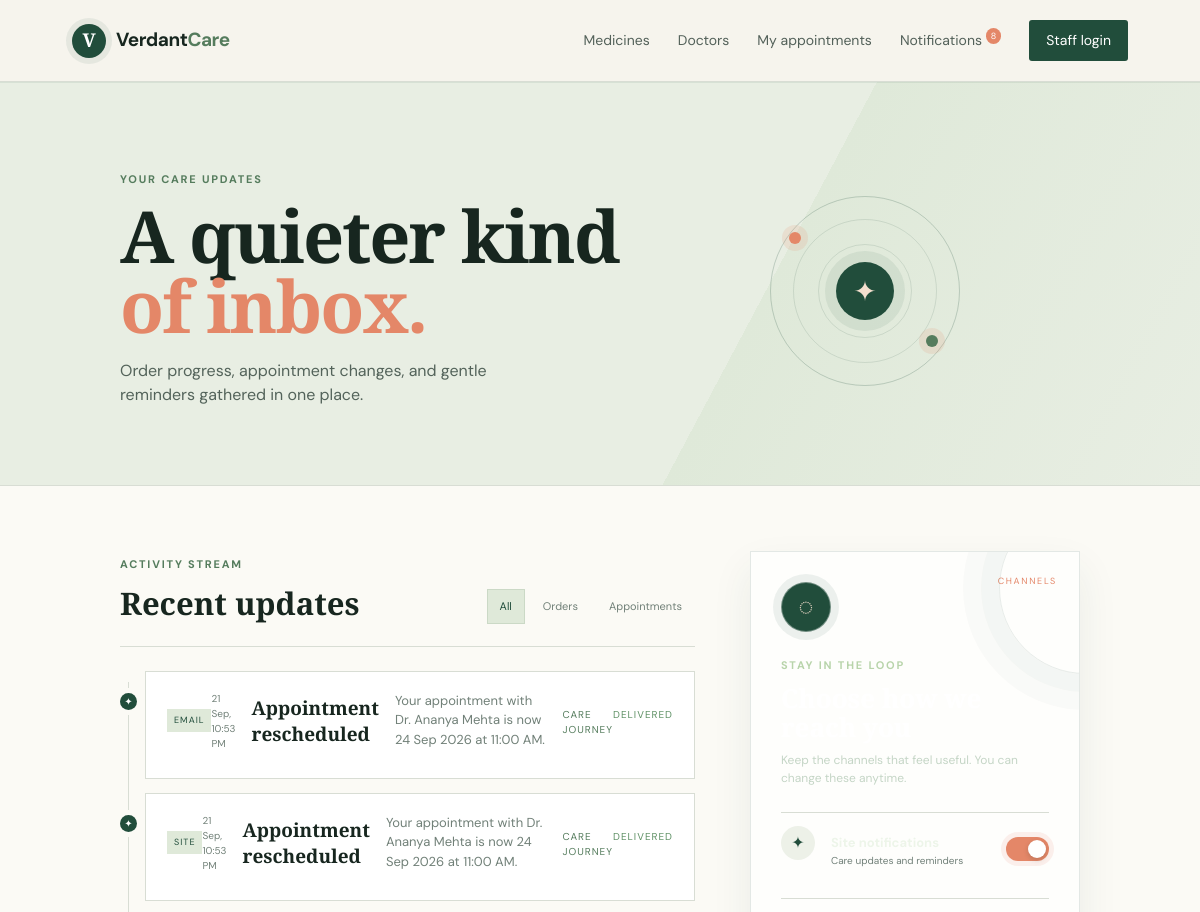
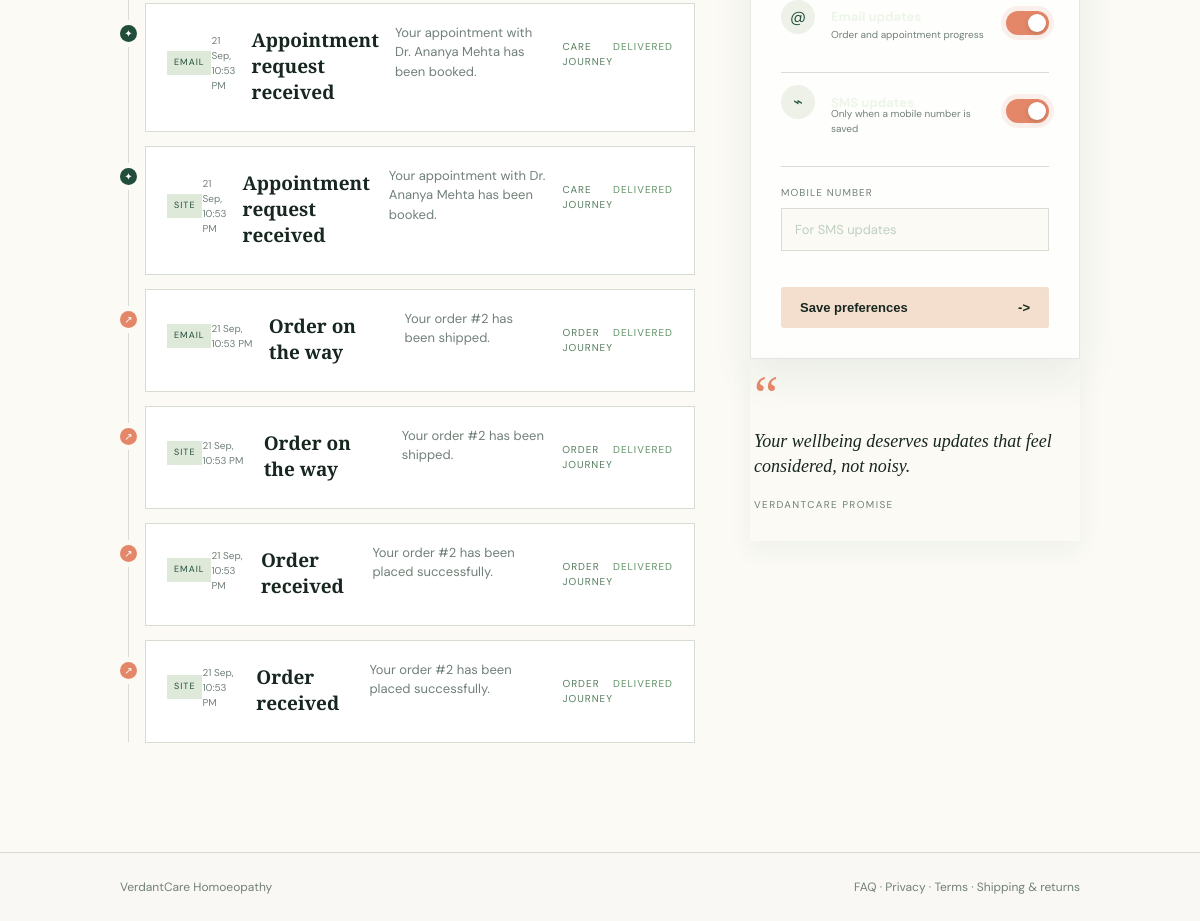
The app's page /notifications/ (signed in) with its own data (2 pictures, top to bottom).
### store/models.py (models this page shows, shortened)
class Notification(models.Model):
    CHANNEL_CHOICES = [("site", "Site"), ("email", "Email"), ("sms", "SMS")]
    EVENT_CHOICES = [
        ("order_placed", "Order placed"), ("order_confirmed", "Order confirmed"), ("order_shipped", "Order shipped"),
        ("order_delivered", "Order delivered"), ("order_cancelled", "Order cancelled"), ("appointment_booked", "Appointment booked"),
        ("appointment_confirmed", "Appointment confirmed"), ("appointment_rescheduled", "Appointment rescheduled"),
        ("appointment_cancelled", "Appointment cancelled"), ("appointment_reminder", "Appointment reminder"),
    ]
    user = models.ForeignKey(User, on_delete=models.CASCADE, related_name="notifications")
    event = models.CharField(max_length=40, choices=EVENT_CHOICES)
    channel = models.CharField(max_length=10, choices=CHANNEL_CHOICES)
    title = models.CharField(max_length=180)
    message = models.TextField()
    read = models.BooleanField(default=False)
    delivered = models.BooleanField(default=False)
    created_at = models.DateTimeField(auto_now_add=True)
    class Meta:
        ordering = ["-created_at"]

### store/views.py (the view)
# urls.py: path("notifications/", views.notification_list, name="notification_list"),
@login_required
def notification_list(request):
    channel = request.GET.get("channel", "")
    event_group = request.GET.get("group", "")
    notifications = request.user.notifications.all()
    if channel:
        notifications = notifications.filter(channel=channel)
    if event_group == "orders":
        notifications = notifications.filter(event__startswith="order_")
    elif event_group == "appointments":
        notifications = notifications.filter(event__startswith="appointment_")
    request.user.notifications.filter(read=False).update(read=True)
    preferences, _ = NotificationPreference.objects.get_or_create(user=request.user)
    return render(request, "store/notifications.html", {"notifications": notifications, "preferences": preferences, "channel": channel, "event_group": event_group})

### templates/store/notifications.html (shortened to what this page needs)
{% extends 'base.html' %}
{% load static %}
{% block extra_css %}<link rel="stylesheet" href="{% static 'css/notification-preferences.css' %}">{% endblock %}
{% block content %}
<section class="notification-hero"><div><p class="eyebrow">Your care updates</p><h1>A quieter kind<br><em>of inbox.</em></h1><p>Order progress, appointment changes, and gentle reminders gathered in one place.</p></div><div class="notification-orbit"><span class="orbit-dot"></span><span class="orbit-dot orbit-dot-two"></span><div class="orbit-core">✦</div></div></section>
<section class="notification-page"><div class="notification-main"><div class="notification-toolbar"><div><span class="eyebrow">Activity stream</span><h2>Recent updates</h2></div><div class="notification-filters"><a class="{% if not event_group %}active{% endif %}" href="{% url 'notification_list' %}">All</a><a class="{% if event_group == 'orders' %}active{% endif %}" href="?group=orders">Orders</a><a class="{% if event_group == 'appointments' %}active{% endif %}" href="?group=appointments">Appointments</a></div></div><div class="notification-timeline">{% for notification in notifications %}<article class="notification-item {% if not notification.read %}is-new{% endif %}"><div class="notification-marker {% if notification.event|slice:':6' == 'order_' %}marker-order{% else %}marker-care{% endif %}">{% if notification.event|slice:':6' == 'order_' %}↗{% else %}✦{% endif %}</div><div class="notification-card"><div class="notification-card-top"><span class="notification-channel">{{ notification.get_channel_display }}</span><time>{{ notification.created_at|date:'d M, g:i A' }}</time></div><h3>{{ notification.title }}</h3><p>{{ notification.message }}</p><div class="notification-meta"><span>{% if notification.event|slice:':6' == 'order_' %}Order journey{% else %}Care journey{% endif %}</span>{% if notification.delivered %}<span class="delivered">Delivered</span>{% endif %}</div></div></article>{% empty %}<div class="notification-empty"><div class="empty-orbit"><span>✦</span></div><h3>You are all caught up.</h3><p>When something needs your attention, it will appear here with a gentle nudge.</p><a class="text-link" href="{% url 'medicine_list' %}">Explore the dispensary -></a></div>{% endfor %}</div></div><aside class="notification-side"><div class="preference-card"><div class="preference-icon">◌</div><p class="eyebrow">Stay in the loop</p><h2>Choose how we reach you</h2><p class="side-copy">Keep the channels that feel useful. You can change these anytime.</p><form method="post" action="{% url 'notification_preferences' %}">{% csrf_token %}<label class="preference-toggle"><input type="checkbox" name="site_enabled" {% if preferences.site_enabled %}checked{% endif %}><span class="toggle-ui"></span><span>Site notifications</span></label><label class="preference-toggle"><input type="checkbox" name="email_enabled" {% if preferences.email_enabled %}checked{% endif %}><span class="toggle-ui"></span><span>Email updates</span></label><label class="preference-toggle"><input type="checkbox" name="sms_enabled" {% if preferences.sms_enabled %}checked{% endif %}><span class="toggle-ui"></span><span>SMS updates</span></label><label class="phone-label">Mobile number<input name="phone_number" value="{{ preferences.phone_number }}" placeholder="For SMS updates"></label><button class="button button-dark" type="submit">Save preferences <span>-></span></button></form></div><div class="notification-note"><span>“</span><p>Your wellbeing deserves updates that feel considered, not noisy.</p><small>VerdantCare promise</small></div></aside></section>
{% endblock %}

### templates/base.html (shortened to what this page needs)
{% load static %}
<!doctype html>
<html lang="en">
<head>
  <link rel="stylesheet" href="{% static 'css/site.css' %}">
  <link rel="stylesheet" href="{% static 'css/notifications.css' %}">
  <link rel="stylesheet" href="{% static 'css/cms.css' %}">
  <link rel="stylesheet" href="{% static 'css/motion.css' %}">
  <link rel="stylesheet" href="{% static 'css/design.css' %}">
  <link rel="stylesheet" href="{% static 'css/showcase.css' %}">
  <link rel="stylesheet" href="{% static 'css/notification-page.css' %}">
  {% block extra_css %}{% endblock %}
</head>
<body>
<header class="site-header">
  <a class="brand" href="{% url 'home' %}"><span class="brand-mark">V</span><span>Verdant<span>Care</span></span></a>
  <nav>
    <a href="{% url 'medicine_list' %}">Medicines</a>
    <a href="{% url 'doctor_list' %}">Doctors</a>
    {% if user.is_authenticated %}<a href="{% url 'appointment_list' %}">My appointments</a><a href="{% url 'notification_list' %}">Notifications{% if user.notifications.all|length %} <sup>{{ user.notifications.all|length }}</sup>{% endif %}</a>{% endif %}
    {% if user.is_staff %}<a href="{% url 'medicine_management' %}">Manage</a><a class="nav-action" href="{% url 'dashboard' %}">Dashboard</a>{% else %}<a class="nav-action" href="/admin/login/">Staff login</a>{% endif %}
  </nav>
</header>
<main>{% block content %}{% endblock %}</main>
<footer><span>VerdantCare Homoeopathy</span><span><a href="{% url 'faq_page' %}">FAQ</a> · <a href="{% url 'content_page' 'privacy' %}">Privacy</a> · <a href="{% url 'content_page' 'terms' %}">Terms</a> · <a href="{% url 'content_page' 'shipping-returns' %}">Shipping & returns</a></span></footer>
</body>
</html>

### static/css/site.css (style rules this page uses)
:root { --ink:#17261f;--forest:#214d3b;--moss:#557c5d;--sage:#dfe9d9;--cream:#f6f4ed;--coral:#e48768;--line:#d8ddd4;--muted:#718078 }
* { box-sizing:border-box }
body { margin:0;background:var(--cream);color:var(--ink);font-family:'DM Sans',sans-serif;line-height:1.5 }
a { color:inherit;text-decoration:none }
.site-header { height:82px;display:flex;align-items:center;justify-content:space-between;padding:0 6vw;border-bottom:1px solid var(--line);background:rgba(246,244,237,.9);position:relative;z-index:2 }
.brand { display:flex;gap:10px;align-items:center;font-weight:700;font-size:19px;letter-spacing:-.5px }
.brand>span:last-child>span { color:var(--moss) }
.brand-mark { width:34px;height:34px;border-radius:50%;display:grid;place-items:center;background:var(--forest);color:white;font-family:'Playfair Display',serif;font-size:19px }
nav { display:flex;gap:28px;align-items:center;font-size:14px;color:#536159 }
.nav-action { padding:10px 17px;background:var(--forest);color:white;border-radius:3px }
.eyebrow,.card-kicker { text-transform:uppercase;letter-spacing:1.8px;font-size:11px;color:var(--moss);font-weight:700 }
.button { border:0;padding:13px 19px;display:inline-flex;gap:22px;align-items:center;justify-content:space-between;font-weight:700;font-size:13px;border-radius:3px;cursor:pointer }
.button-dark { background:var(--forest);color:#fff }
label { display:grid;gap:7px;font-size:12px;font-weight:700;color:var(--forest) }
input,select,textarea { border:1px solid var(--line);font:inherit;padding:12px;background:#fbfaf6;color:var(--ink);width:100% }
footer { display:flex;justify-content:space-between;padding:25px 10vw;border-top:1px solid var(--line);color:var(--muted);font-size:12px }

### static/css/notifications.css (style rules this page uses)
.notification-card { display:flex;gap:16px;padding:20px;background:#fff;border:1px solid var(--line);border-left:4px solid var(--coral) }
.notification-card h3 { font:700 18px 'Playfair Display',serif;margin:0 0 5px }
.notification-card p { margin:0 0 8px;color:var(--muted);font-size:13px }
.notification-channel { font-size:9px;text-transform:uppercase;letter-spacing:1px;color:var(--forest);background:var(--sage);padding:5px 7px;height:max-content }
.management-nav sup,nav sup { background:var(--coral);color:white;border-radius:20px;padding:2px 5px;font-size:9px }

### static/css/motion.css (style rules this page uses)
body { animation:page-in .7s cubic-bezier(.22,.61,.36,1) both }
.site-header { animation:page-in .55s .05s both }
.medicine-card,.doctor-card,.appointment-row,.panel,.management-doctor,.management-table,.form-panel,.appointment-management-row,.review-moderation-card,.report-panel,.report-kpis>div,.notification-card { animation:page-in .65s both;transition:transform .3s ease,box-shadow .3s ease,border-color .3s ease }
.button { position:relative;overflow:hidden;isolation:isolate;transition:transform .25s ease,box-shadow .25s ease,background .25s ease }
.button:after { content:"";position:absolute;inset:0 auto 0 0;width:45%;background:rgba(255,255,255,.18);transform:translateX(-130%) skewX(-18deg);z-index:-1 }
.nav-action { transition:transform .25s ease,box-shadow .25s ease }

### static/css/design.css (style rules this page uses)
:root { --paper:#f6f4ed;--paper-deep:#edf1e8;--ink-soft:#53635a;--shadow:0 22px 55px rgba(31,67,49,.09) }
html { overflow-x:hidden }
body { overflow-x:hidden;background:var(--paper);color:var(--ink) }
body:before { content:"";position:fixed;inset:0;pointer-events:none;opacity:.28;background-image:linear-gradient(rgba(33,77,59,.035) 1px,transparent 1px),linear-gradient(90deg,rgba(33,77,59,.035) 1px,transparent 1px);background-size:48px 48px;mask-image:linear-gradient(to bottom,black,transparent 75%);z-index:-1 }
.site-header { position:sticky;top:0;backdrop-filter:blur(18px);background:rgba(246,244,237,.84);box-shadow:0 1px 0 rgba(33,77,59,.08);transition:height .3s ease,box-shadow .3s ease }
.brand { white-space:nowrap }
.brand-mark { box-shadow:0 0 0 6px rgba(33,77,59,.08) }
nav { flex-wrap:wrap;justify-content:flex-end }
nav a { white-space:nowrap }
footer { background:rgba(255,255,255,.38) }
footer a { transition:color .2s ease }

### records on screen
Notification: channel "EMAIL", created_at "21 Sep, 10:53 PM", title "Appointment rescheduled", message "Your appointment with Dr. Ananya Mehta is now 24 Sep 2026 at 11:00 AM.", shows "CARE JOURNEY", delivered "DELIVERED"
Notification: channel "SITE", created_at "21 Sep, 10:53 PM", title "Appointment rescheduled", message "Your appointment with Dr. Ananya Mehta is now 24 Sep 2026 at 11:00 AM.", shows "CARE JOURNEY", delivered "DELIVERED"
Notification: channel "EMAIL", created_at "21 Sep, 10:53 PM", title "Appointment request received", message "Your appointment with Dr. Ananya Mehta has been booked.", shows "CARE JOURNEY", delivered "DELIVERED"
Notification: channel "SITE", created_at "21 Sep, 10:53 PM", title "Appointment request received", message "Your appointment with Dr. Ananya Mehta has been booked.", shows "CARE JOURNEY", delivered "DELIVERED"
Notification: channel "EMAIL", created_at "21 Sep, 10:53 PM", title "Order on the way", message "Your order #2 has been shipped.", event "ORDER JOURNEY", delivered "DELIVERED"
Notification: channel "SITE", created_at "21 Sep, 10:53 PM", title "Order on the way", message "Your order #2 has been shipped.", event "ORDER JOURNEY", delivered "DELIVERED"
Notification: channel "EMAIL", created_at "21 Sep, 10:53 PM", title "Order received", message "Your order #2 has been placed successfully.", event "ORDER JOURNEY", delivered "DELIVERED"
Notification: channel "SITE", created_at "21 Sep, 10:53 PM", title "Order received", message "Your order #2 has been placed successfully.", event "ORDER JOURNEY", delivered "DELIVERED"

### other values on screen
{{ user.notifications.all|length }} "8"
